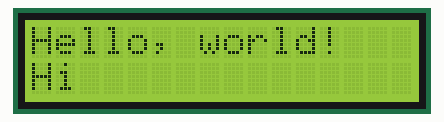
Simulated run of this sketch. Board: Arduino Uno, built with avr-gcc and run on an emulated ATmega328P. Parts: 16×2 character LCD.

Above: at 0.1 s.
At 2.24 s:
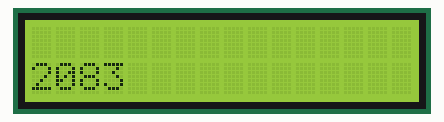
At 11.39 s:
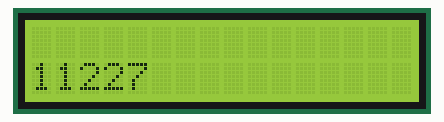
At 20.7 s:
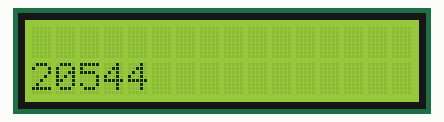
At 30.02 s:
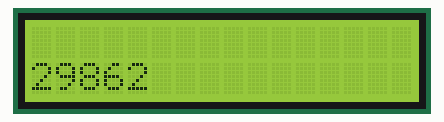
At 39.34 s:
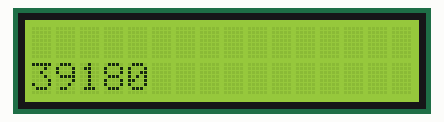

The sketch:

LCD.ino
```cpp
#include "LiquidCrystal_I2C.h"

// Set the LCD address to 0x27 for a 16 chars and 2 line display
LiquidCrystal_I2C lcd(0x27, 16, 2);

void setup() {
  lcd.init();
  lcd.backlight();

  lcd.setCursor(0, 0);
  lcd.print("Hello, world!");

  lcd.setCursor(0, 1);
  lcd.print("Hi");

  delay(2000);

  lcd.clear();
}

void loop() {
  lcd.setCursor(0, 0);
  // lcd.print("Hello, world!");

  lcd.setCursor(0, 1);
  lcd.print(millis());

  delay(20);
  lcd.clear();
}
```
